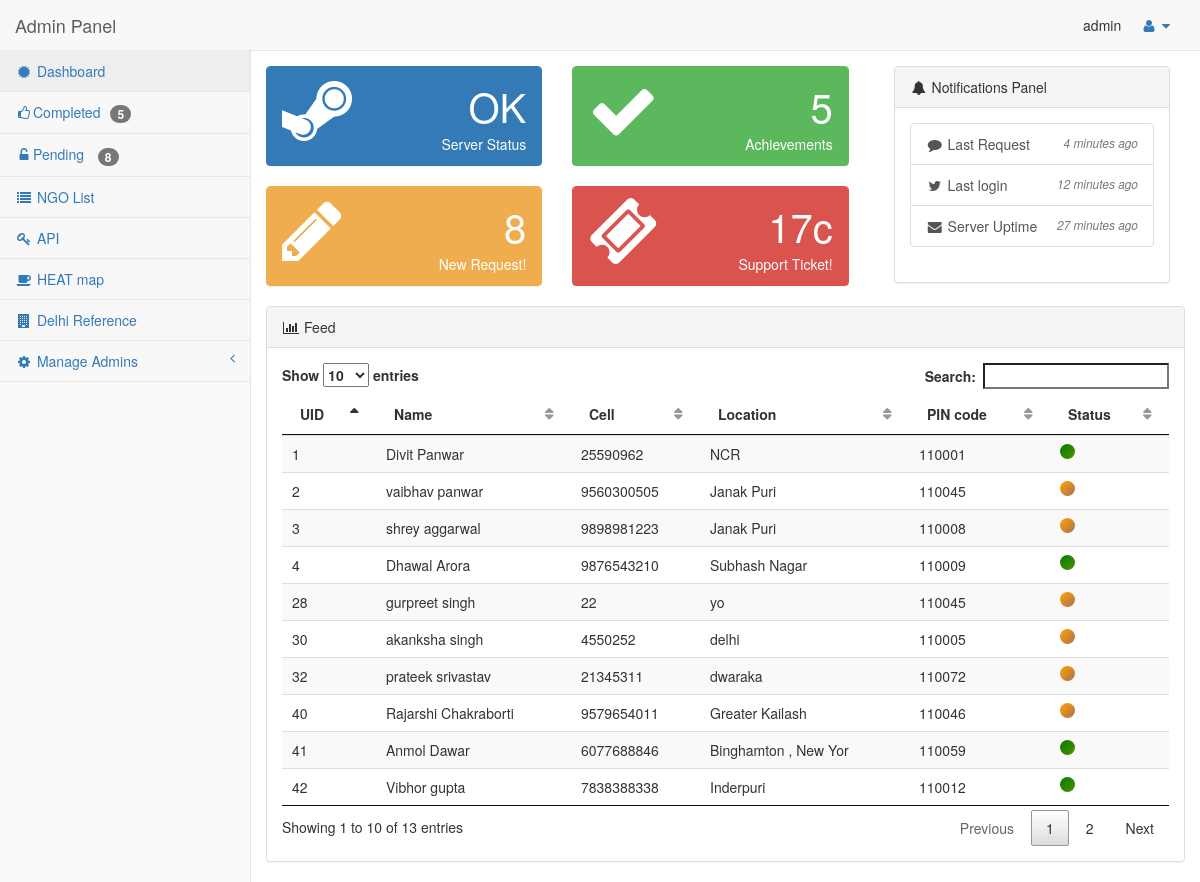
Screenshot of /pages/dboard.php (signed in) with the database file from the repository.
### tables this page shows
CREATE TABLE IF NOT EXISTS `data_set` (
  `ID` int(11) NOT NULL AUTO_INCREMENT,
  `NAME` varchar(20) NOT NULL,
  `LOCALITY` varchar(20) NOT NULL,
  `PHONE` varchar(12) NOT NULL,
  `HELP` varchar(50) NOT NULL,
  `PINCODE` int(6) NOT NULL,
  `MESSAGE` text NOT NULL,
  `STATUS` varchar(10) NOT NULL DEFAULT 'Pending',
  `LONGI` varchar(10) NOT NULL,
  `LAT` varchar(10) NOT NULL,
  `Allotted` varchar(20) NOT NULL,
  PRIMARY KEY (`ID`)
);

### pages/dboard.php (the view, shortened to what this page needs)
<?php
echo "
<!DOCTYPE html>
<html lang=\"en\">
<head>
<title>Dashboard</title>
<meta name=\"viewport\" content=\"width=device-width, initial-scale=1, maximum-scale=1\">";
require 'template/css.php';
echo"</head>
<body>";
    if ($_SESSION["username"] == 'admin' ) {
              require 'template/dash-part.php';
    }
    else  {   require 'template/dash-part-public.php';}
$d=0;$p=0;
                    require 'db.php';
                    $select = mysqli_query( $conn,'SELECT * FROM data_set');
                    while($row = mysqli_fetch_array($select))
                    {
                        if($row['STATUS'] == 'Done')
                        {++$d;}else{++$p;}
                    }
   echo"<div id=\"page-wrapper\">
<div class=\"row\" style=\"padding-top : 15px\">
<div class=\"row col-lg-8 hidden-xs hidden-sm \">
        <div class=\"row \">
                <div class=\"col-lg-6 hidden-xs hidden-sm \">
                    <div class=\"panel panel-primary\">
                        <div class=\"panel-heading\">
                            <div class=\"row\">
                                <div class=\"col-xs-3\">
                                    <i class=\"fa fa-steam fa-5x\"></i>
                                </div>
                                <div class=\"col-xs-9 text-right\">
                                    <div class=\"huge\">OK</div>
                                    <div>Server Status</div>
                                </div>
                            </div>
                        </div>
                    </div>
                </div>
                <div class=\"col-lg-6 hidden-xs hidden-sm \">
                    <div class=\"panel panel-green\">
                        <div class=\"panel-heading\">
                            <div class=\"row\">
                                <div class=\"col-xs-3\">
                                    <i class=\" hidden-xs hidden-sm fa fa-check fa-5x\"></i>
                                </div>
                                <div class=\"col-xs-9 text-right\">
                                    <div class=\"huge\"> $d </div>
                                    <div>Achievements</div>
                                </div>
                            </div>
                        </div>
                    </div>
                </div>
        </div>
        <div class=\"row\">
        <div class=\"col-lg-6 hidden-xs hidden-sm \">
                    <div class=\"panel panel-yellow\">
                        <div class=\"panel-heading\">
                            <div class=\"row\">
                                <div class=\"col-xs-3\">
                                    <i class=\"hidden-xs hidden-sm fa fa-pencil fa-5x\"></i>
                                </div>
                                <div class=\"col-xs-9 text-right\">
                                    <div class=\"huge\">$p</div>
                                    <div>New Request!</div>
                                </div>
                            </div>
                        </div>
                    </div>
                </div>
                <div class=\"col-lg-6 hidden-xs hidden-sm \">
                    <div class=\"panel panel-red\">
                        <div class=\"panel-heading\">
                            <div class=\"row\">
                                <div class=\"col-xs-3\">
                                    <i class=\"hidden-xs hidden-sm fa fa-ticket fa-5x\"></i>
                                </div>
                                <div class=\"col-xs-9 text-right\">
                                    <div class=\"huge\">17c</div>
                                    <div>Support Ticket!</div>
                                </div>
                            </div>
                        </div>
                    </div>
                </div>
        </div>
</div>
      <div class=\"row col-lg-4 hidden-xs hidden-sm \" style=\"margin-left : 30px\">
                    <div class=\"panel panel-default\">
                        <div class=\"panel-heading\">
                            <i class=\"fa fa-bell fa-fw\"></i> Notifications Panel
                        </div>
                        <div class=\"panel-body\">
                            <div class=\"list-group\">
                                <a href=\"#\" class=\"list-group-item\">
                                    <i class=\"fa fa-comment fa-fw\"></i> Last Request
                                    <span class=\"pull-right text-muted small\"><em>4 minutes ago</em>
                                    </span>
                                </a>
                                <a href=\"#\" class=\"list-group-item\">
                                    <i class=\"fa fa-twitter fa-fw\"></i> Last login
                                    <span class=\"pull-right text-muted small\"><em>12 minutes ago</em>
                                    </span>
                                </a>
                                <a href=\"#\" class=\"list-group-item\">
                                    <i class=\"fa fa-envelope fa-fw\"></i> Server Uptime
                                    <span class=\"pull-right text-muted small\"><em>27 minutes ago</em>
                                    </span>
                                </a>
                            </div>
                        </div>
      </div>
</div>
       <div class=\"row\">
                <div class=\"col-lg-12\">
                    <div class=\"panel panel-default\">
                        <div class=\"panel-heading\">
                            <i class=\"fa fa-bar-chart-o fa-fw\"></i> Feed
                        </div>
                        <div class=\"panel-body\">
";
require 'db.php';
$sql = "SELECT * FROM data_set";
$retval = mysqli_query( $conn,$sql );
  echo "
  <table id=\"myTable\" class=\"table table-striped\">
    <thead>
      <tr>
        <th>UID</th>
        <th>Name</th>
        <th>Cell</th>
        <th>Location</th>
         <th>PIN code</th>
        <th>Status</th>
      </tr>
    </thead>
    <tbody>";
   while($row = mysqli_fetch_assoc($retval)) {
             echo "<tr><td>{$row['ID']}</td> ".
              "<td class=\"cur1\" data-toggle=\"tooltip\" data-placement=\"top\"
              title=\"Msg : {$row['MESSAGE']} \nHelp : {$row['HELP']}\">
              {$row['NAME']} </td> ".
              "<td>{$row['PHONE']}</td> ".
              "<td>{$row['LOCALITY']}</td> ".
              "<td>{$row['PINCODE']}</td> ";
              if($row['STATUS'] == 'Pending')
              {
              echo"<td><div id=\"advanced\" class=\"circle pen-or\"></div></td>";
              }
                  else
              {
              echo"<td><div id=\"advanced\" class=\"circle com-gr\"></div></td></tr>";
              }
   }
   echo "  </tbody> </table> </div>";
?>
                        </div>
                    </div>
                </div>
            </div>
        </div>
    </div>
</body>
</html>

### pages/template/css.php
<?php
echo "
 <link href=\"./assets/css/bootstrap.min.css\" rel=\"stylesheet\">
 <link rel=\"icon\" type=\"img/ico\" href=\"../pages/assets/img/favicon.ico\">
    <link href=\"./assets/css/metisMenu.min.css\" rel=\"stylesheet\">
    <link href=\"./assets/css/sb-admin-2.css\" rel=\"stylesheet\">
    <link href=\"./assets/css/font-awesome.min.css\" rel=\"stylesheet\" type=\"text/css\">
    <link rel=\"stylesheet\" type=\"text/css\" href=\"./assets/css/minecss.css\">
    <link rel=\"stylesheet\" type=\"text/css\" href=\"./assets/css/jquery.dataTables.min.css\">
";
?>

### pages/template/dash-part.php (shortened to what this page needs)
<?php
echo "<div id=\"wrapper\">
        <nav class=\"navbar navbar-default navbar-static-top\" role=\"navigation\" style=\"margin-bottom: 0\">
            <div class=\"navbar-header\">
                <button type=\"button\" class=\"navbar-toggle\" data-toggle=\"collapse\" data-target=\".navbar-collapse\">
                    <span class=\"sr-only\">Toggle navigation</span>
                    <span class=\"icon-bar\"></span>
                    <span class=\"icon-bar\"></span>
                    <span class=\"icon-bar\"></span>
                </button>
                <a class=\"navbar-brand\" href=\"dboard.php\">Admin Panel</a>
            </div>
            <ul class=\"nav navbar-top-links navbar-right\">
               <li>"; echo $_SESSION["username"];
               echo "</li>
                <li class=\"dropdown\">
                    <a class=\"dropdown-toggle\" data-toggle=\"dropdown\" href=\"#\">
                        <i class=\"fa fa-user fa-fw\"></i>  <i class=\"fa fa-caret-down\"></i>
                    </a>
                    <ul class=\"dropdown-menu dropdown-user\">
                        <li><a href=\"profile.php\"><i class=\"fa fa-gear fa-fw\"></i> Profile</a>
                        </li>
                        <li class=\"divider\"></li>
                        <li><a href=\"login/logout.php\"><i class=\"fa fa-sign-out fa-fw\"></i> Logout</a>
                        </li>
                    </ul>
                </li>
            </ul>
            ";
                    $d=0;$p=0;$c=0;
                    require './db.php';
                    $select = mysqli_query( $conn,'SELECT * FROM data_set');
                    while($row = mysqli_fetch_array($select))
                    {
                        if($row['STATUS'] == 'Done')
                        {++$d;}else{++$p;}
                    }
            echo "<div class=\"navbar-default sidebar\" role=\"navigation\">
                <div class=\"sidebar-nav navbar-collapse\">
                    <ul class=\"nav\" id=\"side-menu\">
                        <li>
                            <a href=\"dboard.php\"><i class=\"fa fa-certificate fa-fw\"></i> Dashboard</a>
                        </li>
                        <li>
                            <a href=\"completed.php\"><i class=\"fa fa-thumbs-o-up fa-fw\"></i>Completed<span class=\"badge notif\"> $d </span></a>
                        </li>
                        <li>
                            <a href=\"pending.php\"><i class=\"fa fa-unlock-alt fa-fw\"></i>Pending <span class=\"badge notif\"> $p</span></a>
                        </li>
                        <li>
                            <a href=\"ngomain.php\"><i class=\"fa fa-list fa-fw\"></i> NGO List</a>
                        </li>
                        <li>
                            <a href=\"map-chart.php\"><i class=\"fa fa-key fa-fw\"></i> API</a>
                        </li>
                        <li>
                            <a href=\"heatmap.php\"><i class=\"fa fa-coffee fa-fw\"></i> HEAT map</a>
                        </li>
                        <li>
                            <a href=\"delhi.php\"><i class=\"fa fa-building fa-fw\"></i> Delhi Reference</a>
                        </li>
                        <li>
                            <a href=\"#\"><i class=\"fa fa-cog fa-fw\"></i> Manage Admins<span class=\"fa arrow\"></span></a>
                            <ul class=\"nav nav-second-level\">
                                 <li>
                                    <a href=\"addadmin.php\"><i class=\"fa fa-microphone\"></i> Add Admins</a>
                                </li>
                                <li>
                                            <a href=\"adminlist.php\"><i class=\"fa fa-calculator \"></i> Admin List & Delete</a>
                                        </li>
                            </ul>
                        </li>
                    </ul>
                </div>
            </div>
        </nav>
";
?>

### pages/assets/css/sb-admin-2.css (style rules this page uses)
body { background-color: #f8f8f8; }
#wrapper { width: 100%; }
#page-wrapper { padding: 0 15px; min-height: 568px; background-color: #fff; }
@media (min-width:768px) { #page-wrapper { position: inherit; margin: 0 0 0 250px; padding: 0 30px; border-left: 1px solid #e7e7e7; } }
.navbar-top-links { margin-right: 0; }
.navbar-top-links li { display: inline-block; }
.navbar-top-links li:last-child { margin-right: 15px; }
.navbar-top-links li a { padding: 15px; min-height: 50px; }
.sidebar .sidebar-nav.navbar-collapse { padding-right: 0; padding-left: 0; }
.sidebar ul li { border-bottom: 1px solid #e7e7e7; }
.sidebar ul li a.active { background-color: #eee; }
.sidebar .arrow { float: right; }
.sidebar .fa.arrow:before { content: "\f104"; }
@media (min-width:768px) { .sidebar { z-index: 1; position: absolute; width: 250px; margin-top: 51px; } }
table.dataTable thead .sorting, table.dataTable thead .sorting_asc, table.dataTable thead .sorting_desc, table.dataTable thead .sorting_asc_disabled, table.dataTable thead .sorting_desc_disabled { background: 0 0; }
table.dataTable thead .sorting_asc:after { content: "\f0de"; float: right; font-family: fontawesome; }
table.dataTable thead .sorting:after { content: "\f0dc"; float: right; font-family: fontawesome; color: rgba(50,50,50,.5); }
.huge { font-size: 40px; }
.panel-green { border-color: #5cb85c; }
.panel-green .panel-heading { border-color: #5cb85c; color: #fff; background-color: #5cb85c; }
.panel-red { border-color: #d9534f; }
.panel-red .panel-heading { border-color: #d9534f; color: #fff; background-color: #d9534f; }
.panel-yellow { border-color: #f0ad4e; }
.panel-yellow .panel-heading { border-color: #f0ad4e; color: #fff; background-color: #f0ad4e; }

### pages/assets/css/minecss.css (style rules this page uses)
body { background-color: #fafafa; }
.notif { margin-left: 10px; }
.cur1 { cursor: progress; }
.circle { border-radius: 50%; width: 15px; height: 15px; }
.pen-or { background-image: -moz-radial-gradient(45px 45px 45deg, circle cover, yellow 0%, orange 100%, red 95%); background-image: -webkit-radial-gradient(45px 45px, circle cover, blue, orange); background-image: radial-gradient(45px 45px 45deg, circle cover, yellow 0%, orange 100%, red 95%); }
.com-gr { background-image: -moz-radial-gradient(45px 45px 45deg, circle cover, green 100%, orange 0%, red 95%); background-image: -webkit-radial-gradient(45px 45px, circle cover, orange,green); background-image: radial-gradient(45px 45px 45deg, circle cover, green 100%, orange 0%, red 95%); }
#advanced { width: 15px; height: 15px; animation-name: spin; animation-duration: 3s; animation-iteration-count: infinite; animation-timing-function: linear; }

### rows the page displays
data_set: ID "1", NAME "Divit Panwar", PHONE "25590962", LOCALITY "NCR", PINCODE "110001", STATUS "Done" (drawn)
data_set: ID "2", NAME "vaibhav panwar", PHONE "9560300505", LOCALITY "Janak Puri", PINCODE "110045", STATUS "Pending" (drawn)
data_set: ID "3", NAME "shrey aggarwal", PHONE "9898981223", LOCALITY "Janak Puri", PINCODE "110008", STATUS "Pending" (drawn)
data_set: ID "4", NAME "Dhawal Arora", PHONE "9876543210", LOCALITY "Subhash Nagar", PINCODE "110009", STATUS "Done" (drawn)
data_set: ID "28", NAME "gurpreet singh", PHONE "22", LOCALITY "yo", PINCODE "110045", STATUS "Pending" (drawn)
data_set: ID "30", NAME "akanksha singh", PHONE "4550252", LOCALITY "delhi", PINCODE "110005", STATUS "Pending" (drawn)
data_set: ID "32", NAME "prateek srivastav", PHONE "21345311", LOCALITY "dwaraka", PINCODE "110072", STATUS "Pending" (drawn)
data_set: ID "40", NAME "Rajarshi Chakraborti", PHONE "9579654011", LOCALITY "Greater Kailash", PINCODE "110046", STATUS "Pending" (drawn)
data_set: ID "41", NAME "Anmol Dawar", PHONE "6077688846", LOCALITY "Binghamton , New Yor", PINCODE "110059", STATUS "Done" (drawn)
data_set: ID "42", NAME "Vibhor gupta", PHONE "7838388338", LOCALITY "Inderpuri", PINCODE "110012", STATUS "Done" (drawn)

### other values shown
$_SESSION["username"] "admin"
$d "5"
$p "8"
